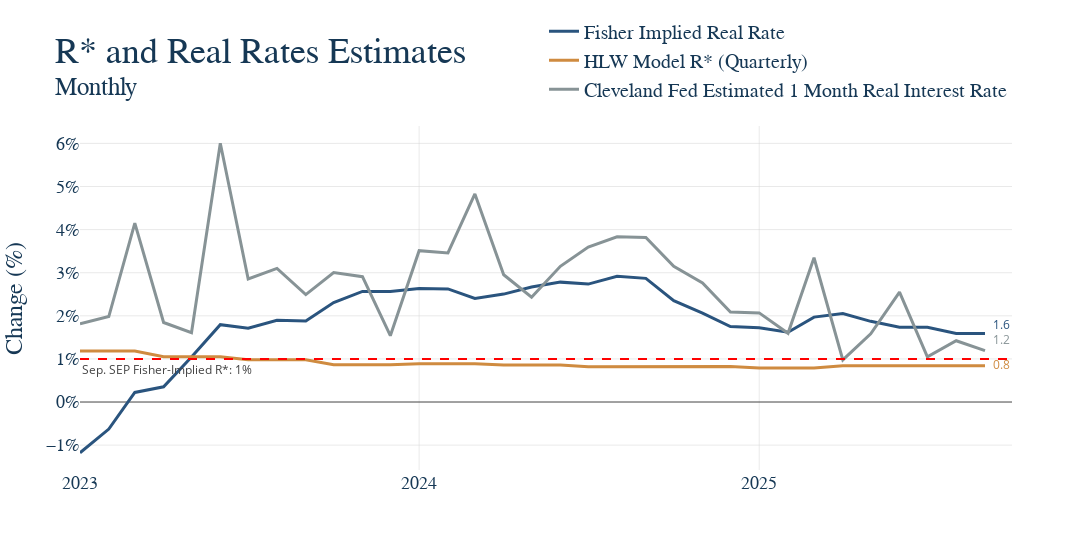

The notebook cell saved with this chart:
### Markdown cell above
5. Now that all our data is ready, make the graph and have it save itself as a .html file to graph_output whenver the notebooks is rerun. The name of the file should exactly match the notebook name. For instance, this file "example.ipynb" produces the graph "example.html." Nice work, you made a graph!

### Code cell
import numpy as np

# First make the figure
fig = go.Figure()


# Loop the columns of the dataframe and plot each as a separate trace
for col in joined_df.columns:
    fig.add_trace(
        go.Scatter(
            x=joined_df.index,
            y=joined_df[col],
            mode='lines',
            name=col
        )
    )

# Update the titles, using the html tage <sup> for a subtitle 
fig.update_layout(
    title = dict(text = 'R* and Real Rates Estimates<br><sup>Monthly </sup>'),
    xaxis_title="Date",
    yaxis_title="Change (%)",
)

# This is graph specific, but here we want the y-axis to be percent signs 
fig.update_yaxes(
    tickformat=".2f%",
    ticksuffix="%",
)

# Again, graph specific, we have a mutliyear series and want tick marks to be years
fig.update_xaxes(
    type='date',
    dtick='M12',
    tickformat='%Y',
    title_text=None,
)

fig.update_layout(
    height=550,
    width=1150,
        legend=dict(
            orientation='v'
        )
)

fig.add_hline(
    y=1,
    line_dash="dash",
    line_color="red",
    annotation_text="Sep. SEP Fisher-Implied R*: 1%</br>",
    annotation_position="bottom left"
)

ut.add_end_labels(fig = fig, offset=0.05)

fig.update_layout(legend=dict(font=dict(size=20)))

# Show our figure (Dimensions may be off on different screen sizes)
fig.show()

# This should be the same for EVERY GRAPH!
# Save it to the graph_output folder with the name matching the file, as HTML
fig.write_html(GRAPH_OUTPUT_PATH / f"{GRAPH_NAME}.html")

### Figure 1 — Plotly figure (JSON) as saved in the notebook; plotly's stock layout.template omitted (floating-point values rounded to 4 significant figures)
{"data": [{"mode": "lines", "name": "Fisher Implied Real Rate ", "type": "scatter", "x": ["2023-01-01T00:00:00", "2023-02-01T00:00:00", "2023-03-01T00:00:00", "2023-04-01T00:00:00", "2023-05-01T00:00:00", "2023-06-01T00:00:00", "2023-07-01T00:00:00", "2023-08-01T00:00:00", "2023-09-01T00:00:00", "2023-10-01T00:00:00", "2023-11-01T00:00:00", "2023-12-01T00:00:00", "2024-01-01T00:00:00", "2024-02-01T00:00:00", "2024-03-01T00:00:00", "2024-04-01T00:00:00", "2024-05-01T00:00:00", "2024-06-01T00:00:00", "2024-07-01T00:00:00", "2024-08-01T00:00:00", "2024-09-01T00:00:00", "2024-10-01T00:00:00", "2024-11-01T00:00:00", "2024-12-01T00:00:00", "2025-01-01T00:00:00", "2025-02-01T00:00:00", "2025-03-01T00:00:00", "2025-04-01T00:00:00", "2025-05-01T00:00:00", "2025-06-01T00:00:00", "2025-07-01T00:00:00", "2025-08-01T00:00:00", "2025-09-01T00:00:00"], "y": [-1.178, -0.6278, 0.2217, 0.354, 1.047, 1.795, 1.711, 1.898, 1.881, 2.307, 2.565, 2.563, 2.631, 2.625, 2.402, 2.504, 2.668, 2.782, 2.736, 2.917, 2.869, 2.352, 2.062, 1.752, 1.723, 1.62, 1.971, 2.053, 1.872, 1.736, 1.733, 1.589, 1.589]}, {"mode": "lines", "name": "HLW Model R* (Quarterly)", "type": "scatter", "x": ["2023-01-01T00:00:00", "2023-02-01T00:00:00", "2023-03-01T00:00:00", "2023-04-01T00:00:00", "2023-05-01T00:00:00", "2023-06-01T00:00:00", "2023-07-01T00:00:00", "2023-08-01T00:00:00", "2023-09-01T00:00:00", "2023-10-01T00:00:00", "2023-11-01T00:00:00", "2023-12-01T00:00:00", "2024-01-01T00:00:00", "2024-02-01T00:00:00", "2024-03-01T00:00:00", "2024-04-01T00:00:00", "2024-05-01T00:00:00", "2024-06-01T00:00:00", "2024-07-01T00:00:00", "2024-08-01T00:00:00", "2024-09-01T00:00:00", "2024-10-01T00:00:00", "2024-11-01T00:00:00", "2024-12-01T00:00:00", "2025-01-01T00:00:00", "2025-02-01T00:00:00", "2025-03-01T00:00:00", "2025-04-01T00:00:00", "2025-05-01T00:00:00", "2025-06-01T00:00:00", "2025-07-01T00:00:00", "2025-08-01T00:00:00", "2025-09-01T00:00:00"], "y": [1.185, 1.185, 1.185, 1.051, 1.051, 1.051, 0.9816, 0.9816, 0.9816, 0.865, 0.865, 0.865, 0.8907, 0.8907, 0.8907, 0.8578, 0.8578, 0.8578, 0.8192, 0.8192, 0.8192, 0.8258, 0.8258, 0.8258, 0.7923, 0.7923, 0.7923, 0.8398, 0.8398, 0.8398, 0.8398, 0.8398, 0.8398]}, {"mode": "lines", "name": "Cleveland Fed Estimated 1 Month Real Interest Rate", "type": "scatter", "x": ["2023-01-01T00:00:00", "2023-02-01T00:00:00", "2023-03-01T00:00:00", "2023-04-01T00:00:00", "2023-05-01T00:00:00", "2023-06-01T00:00:00", "2023-07-01T00:00:00", "2023-08-01T00:00:00", "2023-09-01T00:00:00", "2023-10-01T00:00:00", "2023-11-01T00:00:00", "2023-12-01T00:00:00", "2024-01-01T00:00:00", "2024-02-01T00:00:00", "2024-03-01T00:00:00", "2024-04-01T00:00:00", "2024-05-01T00:00:00", "2024-06-01T00:00:00", "2024-07-01T00:00:00", "2024-08-01T00:00:00", "2024-09-01T00:00:00", "2024-10-01T00:00:00", "2024-11-01T00:00:00", "2024-12-01T00:00:00", "2025-01-01T00:00:00", "2025-02-01T00:00:00", "2025-03-01T00:00:00", "2025-04-01T00:00:00", "2025-05-01T00:00:00", "2025-06-01T00:00:00", "2025-07-01T00:00:00", "2025-08-01T00:00:00", "2025-09-01T00:00:00"], "y": [1.818, 1.982, 4.152, 1.845, 1.608, 6.005, 2.854, 3.1, 2.492, 3.005, 2.908, 1.539, 3.512, 3.46, 4.827, 2.952, 2.431, 3.148, 3.594, 3.832, 3.815, 3.147, 2.762, 2.088, 2.068, 1.594, 3.347, 0.9762, 1.584, 2.551, 1.049, 1.422, 1.191]}, {"hoverinfo": "skip", "marker": {"color": "#2A547E", "size": 8, "symbol": "circle"}, "mode": "markers", "showlegend": false, "type": "scatter", "x": [1756684800000000000], "y": [1.589], "zorder": 3}, {"hoverinfo": "skip", "marker": {"color": "#CF8B40", "size": 8, "symbol": "circle"}, "mode": "markers", "showlegend": false, "type": "scatter", "x": [1756684800000000000], "y": [0.8398], "zorder": 3}, {"hoverinfo": "skip", "marker": {"color": "#879396", "size": 8, "symbol": "circle"}, "mode": "markers", "showlegend": false, "type": "scatter", "x": [1756684800000000000], "y": [1.191], "zorder": 3}], "layout": {"annotations": [{"showarrow": false, "text": "Sep. SEP Fisher-Implied R*: 1%</br>", "x": 0, "xanchor": "left", "xref": "x domain", "y": 1, "yanchor": "top", "yref": "y"}, {"font": {"color": "#2A547E"}, "showarrow": false, "text": "1.6", "x": "2025-09-01T00:00:00", "xanchor": "left", "xshift": 6, "y": 1.794, "yanchor": "middle"}, {"font": {"color": "#CF8B40"}, "showarrow": false, "text": "0.8", "x": "2025-09-01T00:00:00", "xanchor": "left", "xshift": 6, "y": 0.8594, "yanchor": "middle"}, {"font": {"color": "#879396"}, "showarrow": false, "text": "1.2", "x": "2025-09-01T00:00:00", "xanchor": "left", "xshift": 6, "y": 1.443, "yanchor": "middle"}], "height": 550, "legend": {"font": {"size": 20}, "orientation": "v"}, "shapes": [{"line": {"color": "red", "dash": "dash"}, "type": "line", "x0": 0, "x1": 1, "xref": "x domain", "y0": 1, "y1": 1, "yref": "y"}], "title": {"text": "R* and Real Rates Estimates<br><sup>Monthly </sup>"}, "width": 1150, "xaxis": {"dtick": "M12", "tickformat": "%Y", "title": {}, "type": "date"}, "yaxis": {"tickformat": ".2f%", "ticksuffix": "%", "title": {"text": "Change (%)"}}}}
